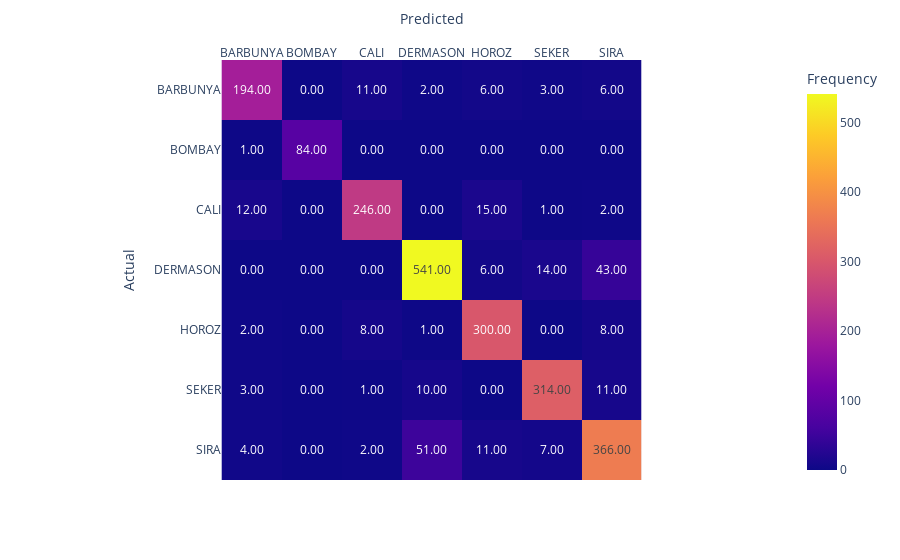
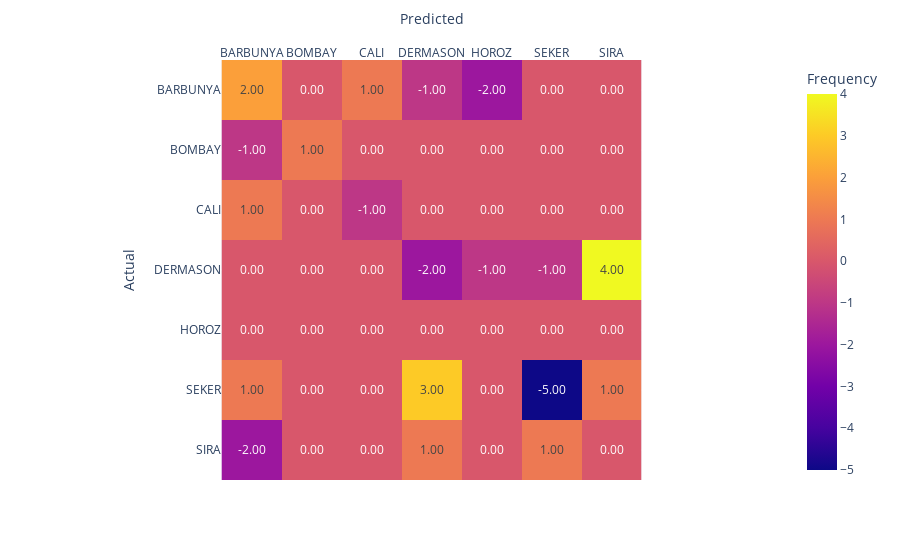

Write notebook code for charts like these, in order.
### Markdown cell above
### DecisionTreeClassifier

### Code cell
#tree
print("ENCODED")
tree = DecisionTreeClassifier(max_depth=10000, random_state=42)
tree.fit(X_train, y_encoded)
y_hat = tree.predict(X_val)
print("Tree accuracy: {:.2f}".format(tree.score(X_val, y_val_encoded)))
print("Tree f1 score: {:.2f}".format(sklearn.metrics.f1_score(y_val_encoded, y_hat, average='weighted')))
report = classification_report(y_val, y_pred)
print("Report:\n", report)

y_hat = enc.inverse_transform(y_hat)
cm1 = confusion_matrix(y_val, y_hat)
#print(f"confusion matrix:")
#print(cm)

fig = px.imshow(cm1, labels=dict(x="Predicted", y="Actual", color="Frequency"), x=class_names, y=class_names,text_auto='.2f')
fig.update_xaxes(side="top")
fig.show()



print("AFTER FEATURE SELECTION:\n")
tree = DecisionTreeClassifier(max_depth=10000, random_state=42)
tree.fit(X_train_filtered, y_encoded)
y_hat = tree.predict(X_val_filtered)
print("Tree accuracy: {:.2f}".format(tree.score(X_val_filtered, y_val_encoded)))
print("Tree f1 score: {:.2f}".format(sklearn.metrics.f1_score(y_val_encoded, y_hat, average='weighted')))
report = classification_report(y_val, y_pred)
print("Report:\n", report)

y_hat = enc.inverse_transform(y_hat)
cm2 = confusion_matrix(y_val, y_hat)
#print(f"confusion matrix:")
#print(cm)

cm3 = cm2 - cm1
# Plot confusion matrix
fig = px.imshow(cm3, labels=dict(x="Predicted", y="Actual", color="Frequency"), x=class_names, y=class_names,text_auto='.2f')
fig.update_xaxes(side="top")
fig.show()

### Figure 1 — Plotly figure (JSON) as saved in the notebook; plotly's stock layout.template omitted (floating-point values rounded to 4 significant figures)
{"data": [{"coloraxis": "coloraxis", "hovertemplate": "Predicted: %{x}<br>Actual: %{y}<br>Frequency: %{z}<extra></extra>", "name": "0", "texttemplate": "%{z:.2f}", "type": "heatmap", "x": ["BARBUNYA", "BOMBAY", "CALI", "DERMASON", "HOROZ", "SEKER", "SIRA"], "xaxis": "x", "y": ["BARBUNYA", "BOMBAY", "CALI", "DERMASON", "HOROZ", "SEKER", "SIRA"], "yaxis": "y", "z": [[194, 0, 11, 2, 6, 3, 6], [1, 84, 0, 0, 0, 0, 0], [12, 0, 246, 0, 15, 1, 2], [0, 0, 0, 541, 6, 14, 43], [2, 0, 8, 1, 300, 0, 8], [3, 0, 1, 10, 0, 314, 11], [4, 0, 2, 51, 11, 7, 366]]}], "layout": {"coloraxis": {"colorbar": {"title": {"text": "Frequency"}}, "colorscale": [[0, "#0d0887"], [0.1111, "#46039f"], [0.2222, "#7201a8"], [0.3333, "#9c179e"], [0.4444, "#bd3786"], [0.5556, "#d8576b"], [0.6667, "#ed7953"], [0.7778, "#fb9f3a"], [0.8889, "#fdca26"], [1, "#f0f921"]]}, "margin": {"t": 60}, "xaxis": {"anchor": "y", "constrain": "domain", "domain": [0, 1], "scaleanchor": "y", "side": "top", "title": {"text": "Predicted"}}, "yaxis": {"anchor": "x", "autorange": "reversed", "constrain": "domain", "domain": [0, 1], "title": {"text": "Actual"}}}}

### Figure 2 — Plotly figure (JSON) as saved in the notebook; plotly's stock layout.template omitted (floating-point values rounded to 4 significant figures)
{"data": [{"coloraxis": "coloraxis", "hovertemplate": "Predicted: %{x}<br>Actual: %{y}<br>Frequency: %{z}<extra></extra>", "name": "0", "texttemplate": "%{z:.2f}", "type": "heatmap", "x": ["BARBUNYA", "BOMBAY", "CALI", "DERMASON", "HOROZ", "SEKER", "SIRA"], "xaxis": "x", "y": ["BARBUNYA", "BOMBAY", "CALI", "DERMASON", "HOROZ", "SEKER", "SIRA"], "yaxis": "y", "z": [[2, 0, 1, -1, -2, 0, 0], [-1, 1, 0, 0, 0, 0, 0], [1, 0, -1, 0, 0, 0, 0], [0, 0, 0, -2, -1, -1, 4], [0, 0, 0, 0, 0, 0, 0], [1, 0, 0, 3, 0, -5, 1], [-2, 0, 0, 1, 0, 1, 0]]}], "layout": {"coloraxis": {"colorbar": {"title": {"text": "Frequency"}}, "colorscale": [[0, "#0d0887"], [0.1111, "#46039f"], [0.2222, "#7201a8"], [0.3333, "#9c179e"], [0.4444, "#bd3786"], [0.5556, "#d8576b"], [0.6667, "#ed7953"], [0.7778, "#fb9f3a"], [0.8889, "#fdca26"], [1, "#f0f921"]]}, "margin": {"t": 60}, "xaxis": {"anchor": "y", "constrain": "domain", "domain": [0, 1], "scaleanchor": "y", "side": "top", "title": {"text": "Predicted"}}, "yaxis": {"anchor": "x", "autorange": "reversed", "constrain": "domain", "domain": [0, 1], "title": {"text": "Actual"}}}}
